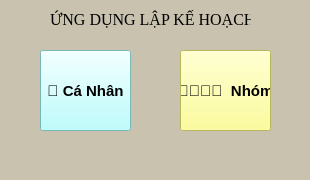
<?xml version="1.0" encoding="UTF-8"?>
<ui version="4.0">
 <class>MainWindow</class>
 <widget class="QMainWindow" name="MainWindow">
  <property name="geometry">
   <rect>
    <x>0</x>
    <y>0</y>
    <width>310</width>
    <height>180</height>
   </rect>
  </property>
  <property name="windowTitle">
   <string>OpenW</string>
  </property>
  <property name="styleSheet">
   <string notr="true">background:rgb(200, 194, 174)</string>
  </property>
  <widget class="QWidget" name="centralwidget">
   <widget class="QPushButton" name="btCaNhan">
    <property name="geometry">
     <rect>
      <x>40</x>
      <y>50</y>
      <width>91</width>
      <height>81</height>
     </rect>
    </property>
    <property name="font">
     <font>
      <pointsize>11</pointsize>
      <weight>75</weight>
      <bold>true</bold>
     </font>
    </property>
    <property name="styleSheet">
     <string notr="true">background:rgb(170, 255, 255)</string>
    </property>
    <property name="text">
     <string>👦 Cá Nhân</string>
    </property>
   </widget>
   <widget class="QPushButton" name="btNhom">
    <property name="geometry">
     <rect>
      <x>180</x>
      <y>50</y>
      <width>91</width>
      <height>81</height>
     </rect>
    </property>
    <property name="font">
     <font>
      <pointsize>11</pointsize>
      <weight>75</weight>
      <bold>true</bold>
     </font>
    </property>
    <property name="styleSheet">
     <string notr="true">background:rgb(255, 255, 127)</string>
    </property>
    <property name="text">
     <string>👨‍👨‍👦‍👦  Nhóm</string>
    </property>
   </widget>
   <widget class="QLabel" name="label">
    <property name="geometry">
     <rect>
      <x>50</x>
      <y>-1</y>
      <width>201</width>
      <height>41</height>
     </rect>
    </property>
    <property name="font">
     <font>
      <family>Times New Roman</family>
      <pointsize>12</pointsize>
     </font>
    </property>
    <property name="text">
     <string>ỨNG DỤNG LẬP KẾ HOẠCH</string>
    </property>
   </widget>
  </widget>
  <widget class="QMenuBar" name="menubar">
   <property name="geometry">
    <rect>
     <x>0</x>
     <y>0</y>
     <width>310</width>
     <height>21</height>
    </rect>
   </property>
  </widget>
  <widget class="QStatusBar" name="statusbar"/>
 </widget>
 <resources/>
 <connections/>
</ui>
